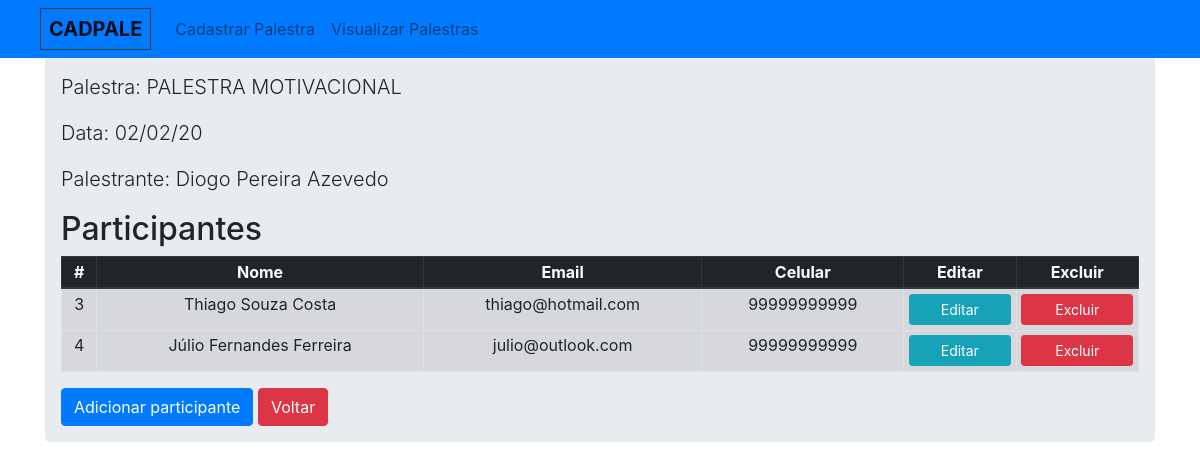
The app's page /paledetail.php?id=10&palestra=PALESTRA MOTIVACIONAL&data=02/02/20&palestrante=Diogo Pereira Azevedo with its own data.
### tables this page shows
CREATE TABLE `participante` (
  `id` int(11) NOT NULL AUTO_INCREMENT,
  `nome` varchar(45) NOT NULL,
  `email` varchar(100) DEFAULT NULL,
  `celular` varchar(11) DEFAULT NULL,
  `idpalestra` int(11) NOT NULL,
  `del` bit(1) DEFAULT b'0',
  PRIMARY KEY (`id`),
  KEY `fk-palestra_idx` (`idpalestra`),
  CONSTRAINT `fk-palestra` FOREIGN KEY (`idpalestra`) REFERENCES `palestra` (`id`) ON DELETE NO ACTION ON UPDATE NO ACTION
);

### paledetail.php (the view, shortened to what this page needs)
<?php include("cabecalho.php");
if(isset($_GET['id'])){
  $id = $_GET['id'];
  $palestra = $_GET['palestra'];
  $data = $_GET['data'];
  $palestrante = $_GET['palestrante'];
}
else{
  header("location: index.php");
}
try{
  $Conexao    = Conexao::getConnection();
  $query      = $Conexao->prepare("SELECT id, nome, email, celular FROM participante where idpalestra = :idpalestra and del = b'0';");
  $query->execute(array(
    ':idpalestra' => $id
  ));
  $participantes   = $query->fetchAll();
}catch(Exception $e){
  echo $e->getMessage();
  exit;
}
?>
<main role="main">
      <div class="jumbotron" style="padding: 1rem 1rem;">
        <h1>Detalhe: <?php echo $palestra ?></h1>
        <p class="lead">Palestra: <?php echo $palestra ?></p>
        <p class="lead">Data: <?php echo $data ?></p>
        <p class="lead">Palestrante: <?php echo $palestrante ?></p>
        <h2>Participantes</h2>
        <div class="table-responsive">
    <table class="table table-secondary table-bordered table-sm text-center ">
  <thead class="thead-dark">
    <tr>
      <th scope="col">#</th>
      <th scope="col">Nome</th>
      <th scope="col">Email</th>
      <th scope="col">Celular</th>
      <th scope="col">Editar</th>
      <th scope="col">Excluir</th>
    </tr>
  </thead>
  <tbody>
  <?php
  if(count($participantes) > 0){
      foreach($participantes as $participante) {
   ?>
      <tr>
           <td><?php echo $participante['id']; ?></td>
           <td><?php echo $participante['nome']; ?></td>
           <td><?php echo $participante['email']; ?></td>
           <td><?php echo $participante['celular']; ?></td>
           <td><a class="btn btn-info btn-sm" style="width: 100%" onclick="gravarUrlLocalStorage()"
           href="<?php echo "partiform.php?tipo=editar&id=".$participante['id']."&nome=".$participante['nome']."&email=".$participante['email']."&celular=".$participante['celular']."&idpalestra=".$id ?>">Editar</a></td>
           <td><button class="btn btn-danger btn-sm" style="width: 100%" onClick="abrirModal(<?php echo $participante['id']; ?>)">Excluir</button></td>
           </tr>
   <?php
       }
      }
       else{
         echo "<tr><td colspan=\"6\">Nenhum participante cadastrado!</td></tr>";
       }
   ?>
  </tbody>
</table>
<a class="btn btn-primary" onclick="gravarUrlLocalStorage()" href="partiform.php?tipo=incluir&idpalestra=<?php echo $id ?>" role="button">Adicionar participante</a>
<a href="index.php" class="btn btn-danger">Voltar</a>
      </div>
    </main>
<?php include("rodape.php") ?>

### records on screen
participante: id "3", nome "Thiago Souza Costa", email "thiago@hotmail.com", celular "99999999999"
participante: id "4", nome "Júlio Fernandes Ferreira", email "julio@outlook.com", celular "99999999999"

### other values on screen
$palestra "PALESTRA MOTIVACIONAL"
$data "02/02/20"
$palestrante "Diogo Pereira Azevedo"
